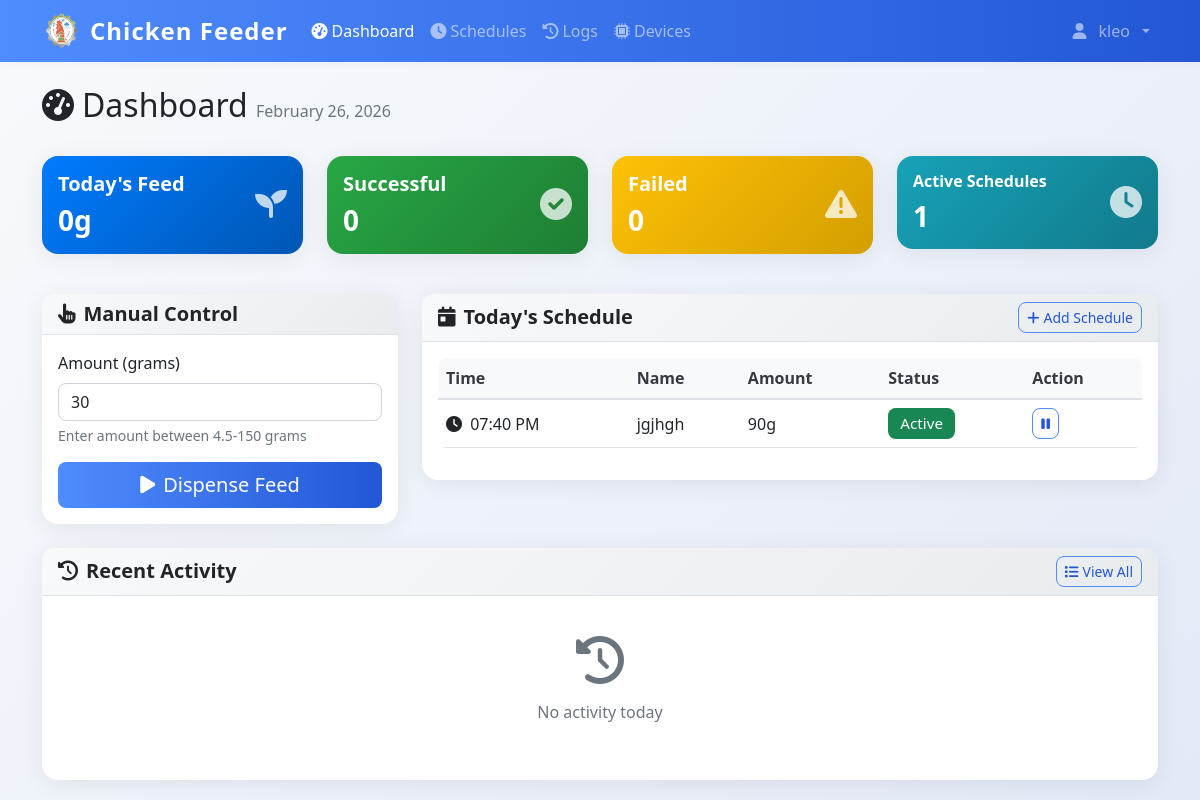
/dashboard (signed in), run on an earlier commit of the app's database.
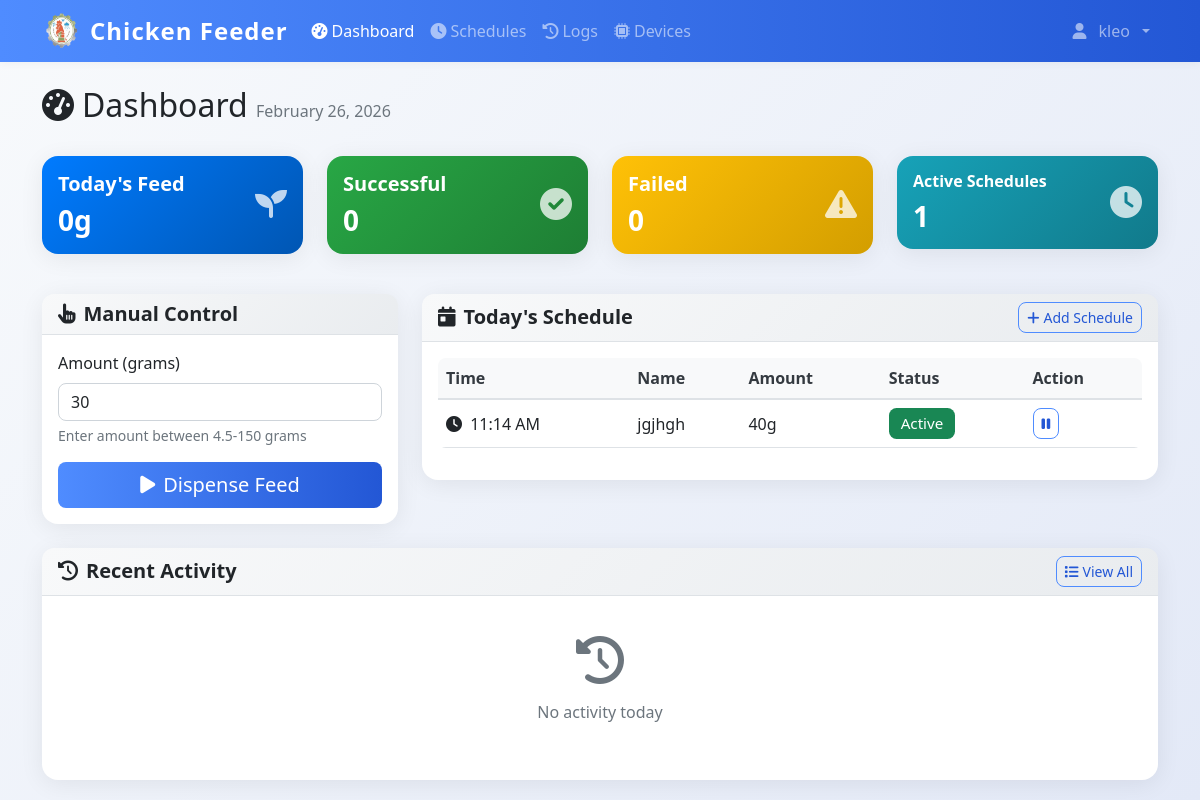
And on a later commit of the database.
### models.py (models this page shows)
class User(UserMixin, db.Model):
    id = db.Column(db.Integer, primary_key=True)
    username = db.Column(db.String(80), unique=True, nullable=False)
    email = db.Column(db.String(120), unique=True, nullable=False)
    password_hash = db.Column(db.String(120), nullable=False)
    iot_device_url = db.Column(db.String(255), nullable=True)  # e.g., 'http://192.168.1.100:5000' or 'pi_klei'
    is_admin = db.Column(db.Boolean, default=True)
    created_at = db.Column(db.DateTime, default=datetime.now)

class FeedSchedule(db.Model):
    id = db.Column(db.Integer, primary_key=True)
    name = db.Column(db.String(100), nullable=False)
    feed_time = db.Column(db.Time, nullable=False)
    amount_grams = db.Column(db.Integer, nullable=False)
    is_active = db.Column(db.Boolean, default=True)
    created_by = db.Column(db.Integer, db.ForeignKey('user.id'), nullable=False)
    created_at = db.Column(db.DateTime, default=datetime.now)
    user = db.relationship('User', backref=db.backref('schedules', lazy=True))

### app.py (the view)
@app.route('/dashboard', methods=['GET', 'POST'])
@login_required
def dashboard():
    from utils.model_utils import get_feed_ratio
    today_schedules = FeedSchedule.query.filter_by(created_by=current_user.id, is_active=True).order_by(FeedSchedule.feed_time).all()
    today_start = datetime.now().replace(hour=0, minute=0, second=0, microsecond=0)
    today_logs = DispenseLog.query.filter(
        DispenseLog.timestamp >= today_start,
        DispenseLog.triggered_by == current_user.id
    ).order_by(DispenseLog.timestamp.desc()).all()
    total_today = sum(log.amount_grams for log in today_logs if log.status == 'success')
    feed_config = get_feed_ratio()
    gps = feed_config.get('grams_per_second', 2.0)
    min_grams = max(1, round(0.1 * gps, 1))
    return render_template('dashboard.html',
                         schedules=today_schedules,
                         logs=today_logs,
                         total_today=total_today,
                         min_grams=min_grams)

### templates/dashboard.html (shortened to what this page needs)
{% extends "base.html" %}
{% block content %}
<div class="container mt-4">
    <div class="row mb-4">
    <div class="col">
        <h1 class="h2">
            <i class="fas fa-tachometer-alt me-2"></i>Dashboard
            <span class="text-muted fs-6">{{ datetime.now().strftime('%B %d, %Y') }}</span>
        </h1>
    </div>
</div>
<div class="row mb-4">
    <div class="col-md-3 mb-3">
        <div class="card bg-primary text-white">
            <div class="card-body">
                <div class="d-flex justify-content-between">
                    <div>
                        <h5 class="card-title">Today's Feed</h5>
                        <h3 class="mb-0" id="total-today">{{ total_today }}g</h3>
                    </div>
                    <div class="align-self-center">
                        <i class="fas fa-seedling fa-2x opacity-75"></i>
                    </div>
                </div>
            </div>
        </div>
    </div>
    <div class="col-md-3 mb-3">
        <div class="card bg-success text-white">
            <div class="card-body">
                <div class="d-flex justify-content-between">
                    <div>
                        <h5 class="card-title">Successful</h5>
                        <h3 class="mb-0" id="successful-today">{{ logs|selectattr('status', 'equalto', 'success')|list|length }}</h3>
                    </div>
                    <div class="align-self-center">
                        <i class="fas fa-check-circle fa-2x opacity-75"></i>
                    </div>
                </div>
            </div>
        </div>
    </div>
    <div class="col-md-3 mb-3">
        <div class="card bg-warning text-white">
            <div class="card-body">
                <div class="d-flex justify-content-between">
                    <div>
                        <h5 class="card-title">Failed</h5>
                        <h3 class="mb-0" id="failed-today">{{ logs|selectattr('status', 'equalto', 'failure')|list|length }}</h3>
                    </div>
                    <div class="align-self-center">
                        <i class="fas fa-exclamation-triangle fa-2x opacity-75"></i>
                    </div>
                </div>
            </div>
        </div>
    </div>
    <div class="col-md-3 mb-3">
        <div class="card bg-info text-white">
            <div class="card-body">
                <div class="d-flex justify-content-between">
                    <div>
                        <h5 class="card-title fs-6">Active Schedules</h5>
                        <h3 class="mb-0">{{ schedules|selectattr('is_active')|list|length }}</h3>
                    </div>
                    <div class="align-self-center">
                        <i class="fas fa-clock fa-2x opacity-75"></i>
                    </div>
                </div>
            </div>
        </div>
    </div>
</div>
<div class="row">
    <div class="col-lg-4 mb-4">
        <div class="card">
            <div class="card-header">
                <h5 class="card-title mb-0">
                    <i class="fas fa-hand-pointer me-2"></i>Manual Control
                </h5>
            </div>
            <div class="card-body">
                <form id="manual-dispense-form">
                    <div class="mb-3">
                        <label for="amount" class="form-label">Amount (grams)</label>
                        <input type="number" class="form-control" id="amount" min="{{ min_grams }}" max="150" value="30" step="0.1" required>
                        <div class="form-text">Enter amount between {{ min_grams }}-150 grams</div>
                    </div>
                    <div class="d-grid">
                        <button type="submit" class="btn btn-primary btn-lg" id="dispense-btn">
                            <i class="fas fa-play me-2"></i>Dispense Feed
                        </button>
                    </div>
                </form>
            </div>
        </div>
    </div>
    <div class="col-lg-8 mb-4">
        <div class="card">
            <div class="card-header d-flex justify-content-between align-items-center">
                <h5 class="card-title mb-0">
                    <i class="fas fa-calendar-day me-2"></i>Today's Schedule
                </h5>
                <a href="{{ url_for('schedules') }}" class="btn btn-outline-primary btn-sm">
                    <i class="fas fa-plus me-1"></i>Add Schedule
                </a>
            </div>
            <div class="card-body">
                {% if schedules %}
                <div class="table-responsive">
                    <table class="table table-hover">
                        <thead>
                            <tr>
                                <th>Time</th>
                                <th>Name</th>
                                <th>Amount</th>
                                <th>Status</th>
                                <th>Action</th>
                            </tr>
                        </thead>
                        <tbody>
                            {% for schedule in schedules %}
                            <tr>
                                <td>
                                    <i class="fas fa-clock me-1"></i>
                                    {{ schedule.feed_time.strftime('%I:%M %p') }}
                                </td>
                                <td>{{ schedule.name }}</td>
                                <td>{{ schedule.amount_grams }}g</td>
                                <td>
                                    {% if schedule.is_active %}
                                        <span class="badge bg-success">Active</span>
                                    {% else %}
                                        <span class="badge bg-secondary">Inactive</span>
                                    {% endif %}
                                </td>
                                <td>
                                    <button class="btn btn-sm btn-outline-primary"
                                            onclick="toggleSchedule({{ schedule.id }})">
                                        {% if schedule.is_active %}
                                            <i class="fas fa-pause"></i>
                                        {% else %}
                                            <i class="fas fa-play"></i>
                                        {% endif %}
                                    </button>
                                </td>
                            </tr>
                            {% endfor %}
                        </tbody>
                    </table>
                </div>
                {% endif %}
            </div>
        </div>
    </div>
</div>
<div class="row">
    <div class="col-12">
        <div class="card">
            <div class="card-header d-flex justify-content-between align-items-center">
                <h5 class="card-title mb-0">
                    <i class="fas fa-history me-2"></i>Recent Activity
                </h5>
                <a href="{{ url_for('logs') }}" class="btn btn-outline-primary btn-sm">
                    <i class="fas fa-list me-1"></i>View All
                </a>
            </div>
            <div class="card-body">
                {% if logs %}
                <div class="table-responsive">
                    <table class="table table-hover">
                        <thead>
                            <tr>
                                <th>Date &amp; time</th>
                                <th>Type</th>
                                <th>Amount</th>
                                <th>Status</th>
                                <th>Details</th>
                            </tr>
                        </thead>
                        <tbody>
                            {% for log in logs[:10] %}
                            <tr>
                                <td>
                                    {{ log.timestamp.strftime('%b %d, %Y at %I:%M %p') }}
                                </td>
                                <td>
                                    {% if log.trigger_type == 'manual' %}
                                        <span class="badge bg-info">Manual</span>
                                    {% else %}
                                        <span class="badge bg-primary">Scheduled</span>
                                    {% endif %}
                                </td>
                                <td>{{ log.amount_grams }}g</td>
                                <td>
                                    {% if log.status == 'success' %}
                                        <span class="badge bg-success">
                                            <i class="fas fa-check me-1"></i>Success
                                        </span>
                                    {% else %}
                                        <span class="badge bg-danger">
                                            <i class="fas fa-times me-1"></i>Failed
                                        </span>
                                    {% endif %}
                                </td>
                                <td style="max-width: 300px;">
                                    {% if log.schedule %}
                                        {{ log.schedule.name }}
                                    {% elif log.error_message %}
                                        <small class="text-danger" title="{{ log.error_message }}" style="cursor: help;">
                                            {{ log.error_message[:100] }}{% if log.error_message|length > 100 %}...{% endif %}
                                        </small>
                                    {% else %}
                                        -
                                    {% endif %}
                                </td>
                            </tr>
                            {% endfor %}
                        </tbody>
                    </table>
                </div>
                {% else %}
                <div class="text-center text-muted py-4">
                    <i class="fas fa-history fa-3x mb-3"></i>
                    <p>No activity today</p>
                </div>
                {% endif %}
            </div>
        </div>
    </div>
</div>
</div>
{% endblock %}

### templates/base.html (shortened to what this page needs)
<!DOCTYPE html>
<html lang="en">
<head>
    <link href="https://cdn.jsdelivr.net/npm/bootstrap@5.1.3/dist/css/bootstrap.min.css" rel="stylesheet">
    <link href="https://cdnjs.cloudflare.com/ajax/libs/font-awesome/6.0.0/css/all.min.css" rel="stylesheet">
    <link href="{{ url_for('static', filename='css/style.css') }}" rel="stylesheet">
</head>
<body>
    {% if current_user.is_authenticated %}
    <nav class="navbar navbar-expand-lg navbar-dark bg-primary">
        <div class="container">
            <div class="d-flex align-items-center gap-2">
                <img src="{{ url_for('static', filename='img/chicken-logo.png') }}" alt="Logo" style="width:40px;height:40px;" >
                <a class="navbar-brand" href="{{ url_for('dashboard') }}">
                   Chicken Feeder
                </a>
            </div>
            <div class="collapse navbar-collapse" id="navbarNav">
                <ul class="navbar-nav me-auto">
                    <li class="nav-item">
                        <a class="nav-link {% if request.endpoint == 'dashboard' %}active{% endif %}"
                           href="{{ url_for('dashboard') }}">
                            <i class="fas fa-tachometer-alt me-1"></i>Dashboard
                        </a>
                    </li>
                    <li class="nav-item">
                        <a class="nav-link {% if request.endpoint in ['schedules', 'add_schedule'] %}active{% endif %}"
                           href="{{ url_for('schedules') }}">
                            <i class="fas fa-clock me-1"></i>Schedules
                        </a>
                    </li>
                    <li class="nav-item">
                        <a class="nav-link {% if request.endpoint == 'logs' %}active{% endif %}"
                           href="{{ url_for('logs') }}">
                            <i class="fas fa-history me-1"></i>Logs
                        </a>
                    </li>
                    <li class="nav-item">
                        <a class="nav-link {% if request.endpoint in ['devices', 'add_device'] %}active{% endif %}"
                           href="{{ url_for('devices') }}">
                            <i class="fas fa-microchip me-1"></i>Devices
                        </a>
                    </li>
                </ul>
                <ul class="navbar-nav">
                    <li class="nav-item dropdown">
                        <a class="nav-link dropdown-toggle d-flex align-items-center gap-2" href="#" id="navbarDropdown" role="button"
                           data-bs-toggle="dropdown" aria-expanded="false">
                            <i class="fas fa-user me-1 "></i>{{ current_user.username }}
                        </a>
                    </li>
                </ul>
            </div>
        </div>
    </nav>
    {% endif %}
    <main class="container-fluid align-items-center">
        {% block content %}{% endblock %}
    </main>
</body>
</html>

What changed in the data, as far as the page shows it:
changed FeedSchedule "jgjhgh": feed_time "07:40 PM" → "11:14 AM"; amount_grams "90" → "40"
